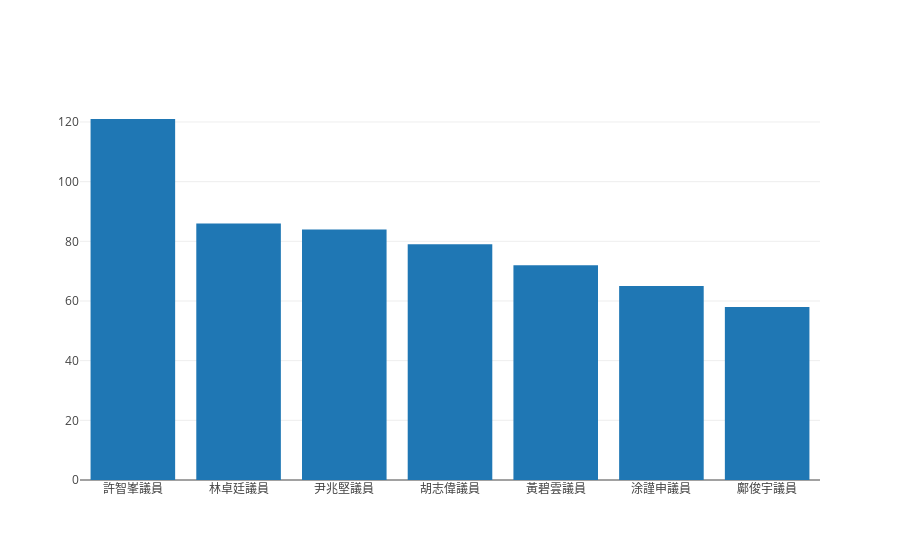

Write notebook code for a chart like this one.
### Code cell
bar_data = [Bar(x=df_groups_selection(raw_data, '民主黨')[0],
                y=df_groups_selection(raw_data, '民主黨')[1])]
iplot(bar_data)

### Figure 1 — Plotly figure (JSON) as saved in the notebook; plotly's stock layout.template omitted (floating-point values rounded to 4 significant figures)
{"data": [{"type": "bar", "x": ["許智峯議員", "林卓廷議員", "尹兆堅議員", "胡志偉議員", "黃碧雲議員", "涂謹申議員", "鄺俊宇議員"], "y": [121, 86, 84, 79, 72, 65, 58]}], "layout": {}}
